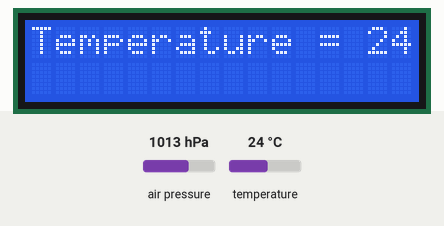
Recording of a sketch running on a simulated Arduino Uno, built with avr-gcc and run on an emulated ATmega328P. On the bench: 16×2 character LCD. The inputs (shaded band) are chosen by the test bench; at power-on: air pressure 1013 hPa, temperature 24 °C. The modem accepts every AT command (registered, SIM ready, sends succeed) and sends nothing else; what the sketch prints to the serial monitor is not drawn.

Above: at 13.3 s.
13.4 s: air pressure set to 952 hPa
At 18.5 s:
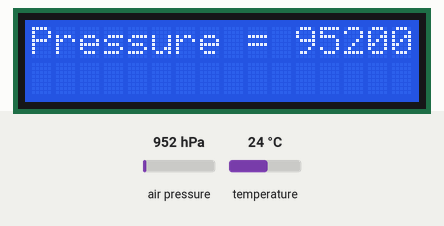
18.8 s: air pressure set to 975 hPa
At 23.7 s:
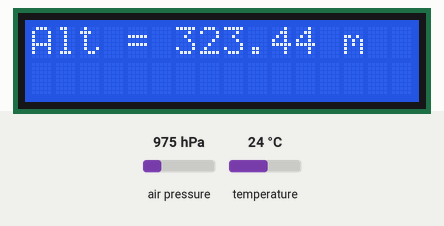
24.0 s: temperature set to 12 °C
At 30.4 s:
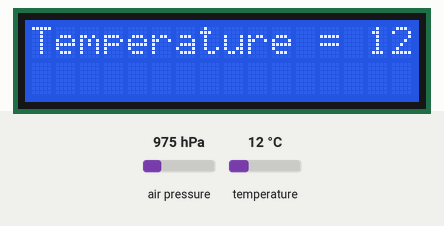
30.6 s: air pressure set to 1000 hPa
At 35.2 s:
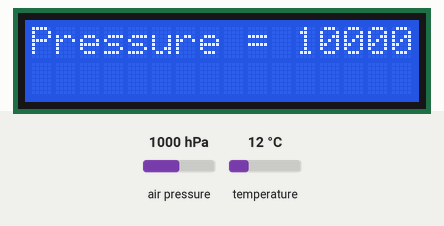
Timing chart, 0 to 36.7 s (numbered marks = the images above; inputs shaded):
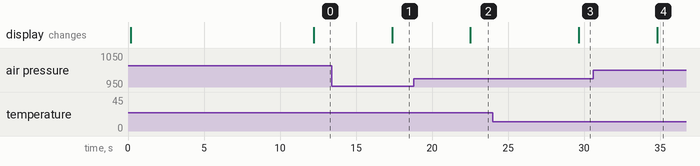

Measured:
- after the input at 13.4 s, the display: changes after 4.0 s (image 1)
- after the input at 18.8 s, the display: changes after 3.7 s (image 2)
- after the input at 24.0 s, the display: changes after 5.7 s (image 3)
- after the input at 30.6 s, the display: changes after 4.2 s (image 4)

The sketch:

Barometer_Sensor_with_wifi.ino
```cpp
#include <Adafruit_Sensor.h>
#include <Adafruit_BMP280.h>
#include <SoftwareSerial.h>
#define DEBUG true
SoftwareSerial esp8266(9,10);
#include <LiquidCrystal_PCF8574.h>
#include <stdlib.h>
LiquidCrystal_PCF8574 lcd(0x27);  // set the LCD address to 0x27 for a 16 chars and 2 line display

#define SSID "NUU A4L"     // "SSID-WiFiname"
#define PASS "buet177buet136"       // "password"
#define IP "184.106.153.149"// thingspeak.com ip
String msg = "GET /update?key=S8NGVSFAE3O9FVAJ"; //change it with your api key like "GET /update?key=Your Api Key"

Adafruit_BMP280 bmp; // I2C

int error;

void setup() {
  lcd.setBacklight(255);
  lcd.begin(16, 2);
  lcd.print("circuitdigest.com");
  delay(100);
  lcd.setCursor(0,1);
  lcd.print("Connecting...");
  Serial.begin(115200);
  Serial.println(F("BMP280 test"));

  if (!bmp.begin()) {
    Serial.println(F("Could not find a valid BMP280 sensor, check wiring!"));
    while (1);
  }
  esp8266.begin(115200);
  Serial.println("AT");
  esp8266.println("AT");
  delay(5000);
  if(esp8266.find("OK")){
    connectWiFi();
  }
}

void loop() {
    Serial.print(F("Temperature = "));
    Serial.print(bmp.readTemperature());
    Serial.println(" *C");
    lcd.clear();
    lcd.display();
    lcd.setCursor(0, 0);
    lcd.print("Temperature = ");
    lcd.print(bmp.readTemperature());
    lcd.print(" *C");
    delay (100);
    lcd.setCursor(0, 1); // set the cursor to column 0, line 2
    start1: //label
    error=0;
    delay(1000);
    updatebeat(bmp.readTemperature(), "temp");
    //Resend if transmission is not completed
    if (error==1){
      goto start1; //go to label "start"
    }
    delay(1000);

    Serial.print(F("Pressure = "));
    Serial.print(bmp.readPressure());
    Serial.println(" Pa");
    lcd.clear();
    lcd.display();
    lcd.setCursor(0, 0);
    lcd.print("Pressure = ");
    lcd.print(bmp.readPressure());
    lcd.print(" Pa");
    delay (100);
    lcd.setCursor(0, 1); // set the cursor to column 0, line 2
    start2: //label
    error=0;
    delay(1000);
    updatebeat(bmp.readPressure(), "pres");
    //Resend if transmission is not completed
    if (error==1){
      goto start2; //go to label "start"
    }
    delay(1000);

    Serial.print(F("Approx altitude = "));
    Serial.print(bmp.readAltitude(1013.25)); // this should be adjusted to your local forcase
    Serial.println(" m");
    lcd.clear();
    lcd.display();
    lcd.setCursor(0, 0);
    lcd.print("Alt = ");
    lcd.print(bmp.readAltitude(1013.25));
    lcd.print(" m");
    delay (100);
    lcd.setCursor(0, 1); // set the cursor to column 0, line 2
    start3: //label
    error=0;
    delay(1000);
    updatebeat(bmp.readAltitude(1013.25), "alt");
    //Resend if transmission is not completed
    if (error==1){
      goto start3; //go to label "start"
    }
    delay(1000);

    Serial.println();
    delay(2000);
}

void updatebeat(float X, String type){
  String cmd = "AT+CIPSTART=\"TCP\",\"";
  cmd += IP;
  cmd += "\",80";
  Serial.println(cmd);
  esp8266.println(cmd);
  delay(2000);
  if(esp8266.find("Error")){
    return;
  }
  cmd = msg ;
  if (type == "temp"){
  cmd += "&field3=";
  }
  if (type == "pres"){
    cmd += "&field4=";
  }
  if (type == "alt"){
    cmd += "&field5=";
  }
  cmd += X;
  cmd += "\r\n";
  Serial.print("AT+CIPSEND=");
  esp8266.print("AT+CIPSEND=");
  Serial.println(cmd.length());
  esp8266.println(cmd.length());
  if(esp8266.find(">")){
    Serial.print(cmd);
    esp8266.print(cmd);
  }
  else{
   Serial.println("AT+CIPCLOSE");
   esp8266.println("AT+CIPCLOSE");
    //Resend...
    error=1;
  }
}

boolean connectWiFi(){
  Serial.println("AT+CWMODE=1");
  esp8266.println("AT+CWMODE=1");
  delay(2000);
  String cmd="AT+CWJAP=\"";
  cmd+=SSID;
  cmd+="\",\"";
  cmd+=PASS;
  cmd+="\"";
  Serial.println(cmd);
  esp8266.println(cmd);
  delay(5000);
  if(esp8266.find("OK")){
    Serial.println("OK");
    return true;
  }else{
    return false;
  }
}
```
